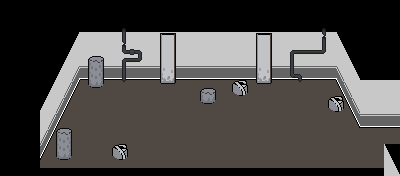

Tiled map render using the project's own tile images. Description and the map definition, with tile-layer contents summarised, below:
An orthogonal 50x22 tile map with 8x8 px tiles, 2 tile layers (Background, Tilemap) and 34 objects (19x solid, 7x firefx, 6x mother, teleport, Player).

<map version="1.0" orientation="orthogonal" renderorder="right-down" width="50" height="22" tilewidth="8" tileheight="8" nextobjectid="53">
 <tileset firstgid="1" name="tileset" tilewidth="8" tileheight="8" tilecount="2048">
  <image source="../tilesets/tileset.png" trans="ff00ff" width="256" height="512" />
 </tileset>
 <layer name="Background" width="50" height="22">
  <properties>
   <property name="tileset" value="tileset" />
  </properties>
  <data>[1100 cells, 702 non-empty, 24 distinct tile ids]</data>
 </layer>
 <layer name="Tilemap" width="50" height="22">
  <properties>
   <property name="tileset" value="tileset" />
  </properties>
  <data>[1100 cells, 207 non-empty, 76 distinct tile ids]</data>
 </layer>
 <objectgroup name="Objects">
  <object id="13" name="obstacle" type="solid" x="88" y="56" width="16" height="32" />
  <object id="14" name="wall" type="solid" x="80" y="64" width="256" height="16" />
  <object id="15" name="wall" type="solid" x="336" y="40" width="16" height="48" />
  <object id="16" name="wall" type="solid" x="48" y="32" width="16" height="72" />
  <object id="17" name="Next!" type="teleport" x="384" y="128" width="16" height="32">
   <properties>
    <property name="target" value="s2s2" />
   </properties>
  </object>
  <object id="19" name="wall" type="solid" x="352" y="80" width="48" height="48" />
  <object id="20" name="wall" type="solid" x="48" y="104" width="16" height="16" />
  <object id="21" name="wall" type="solid" x="32" y="120" width="24" height="24" />
  <object id="22" name="wall" type="solid" x="24" y="144" width="24" height="24" />
  <object id="23" name="wall" type="solid" x="32" y="168" width="352" height="16" />
  <object id="24" name="wall" type="solid" x="384" y="160" width="16" height="24" />
  <object id="25" name="obstacle" type="solid" x="56" y="128" width="16" height="32" />
  <object id="26" name="obstacle" type="solid" x="200" y="88" width="16" height="16" />
  <object id="27" name="obstacle" type="solid" x="112" y="144" width="16" height="16" />
  <object id="28" name="obstacle" type="solid" x="232" y="80" width="16" height="16" />
  <object id="29" name="obstacle" type="solid" x="328" y="96" width="16" height="16" />
  <object id="30" type="Player" x="80" y="104" width="16" height="16">
   <ellipse />
  </object>
  <object id="32" name="Mother" type="mother" x="144" y="144" width="16" height="16">
   <properties>
    <property name="delay" value="2" />
   </properties>
  </object>
  <object id="36" name="Mother" type="mother" x="280" y="128" width="16" height="16">
   <properties>
    <property name="delay" value="4" />
   </properties>
  </object>
  <object id="37" name="firefx" type="firefx" x="168" y="32" width="8" height="8" />
  <object id="38" name="firefx" type="firefx" x="112" y="144" width="16" height="16" />
  <object id="39" name="firefx" type="firefx" x="120" y="32" width="8" height="8" />
  <object id="40" name="wall" type="solid" x="64" y="32" width="8" height="72" />
  <object id="41" name="wall" type="solid" x="72" y="16" width="4" height="72" />
  <object id="42" name="wall" type="solid" x="76" y="8" width="4" height="72" />
  <object id="43" name="firefx" type="firefx" x="296" y="32" width="8" height="8" />
  <object id="45" name="firefx" type="firefx" x="96" y="56" width="8" height="8" />
  <object id="46" name="Mother" type="mother" x="160" y="104" width="16" height="16">
   <properties>
    <property name="delay" value="2" />
   </properties>
  </object>
  <object id="47" name="Mother" type="mother" x="280" y="104" width="16" height="16">
   <properties>
    <property name="delay" value="2" />
   </properties>
  </object>
  <object id="48" name="Mother" type="mother" x="312" y="120" width="16" height="16">
   <properties>
    <property name="delay" value="2" />
   </properties>
  </object>
  <object id="49" name="Mother" type="mother" x="216" y="144" width="16" height="16">
   <properties>
    <property name="delay" value="2" />
   </properties>
  </object>
  <object id="50" name="firefx" type="firefx" x="240" y="80" width="8" height="8" />
  <object id="51" name="firefx" type="firefx" x="328" y="56" width="8" height="8" />
  <object id="52" name="wall" type="solid" x="392" y="120" width="8" height="56" />
 </objectgroup>
</map>
